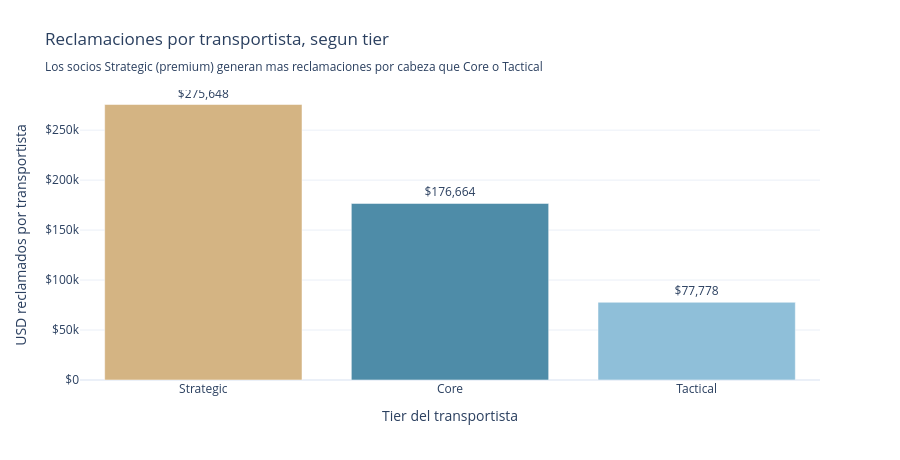

Notebook code for this chart:
### Markdown cell above
La tabla esconde la sorpresa en el total. *Core* reclama más en bruto (USD 2.83M), pero tiene el doble de transportistas que *Strategic*. Al normalizar por transportista, el orden se invierte: son los socios **Strategic** —los premium— quienes más reclamaciones generan por cabeza. La gráfica hace visible esa inversión.

### Code cell
# Barras: reclamacion por transportista, por tier
plot_df = resumen_tier.copy()
plot_df["carrier_tier"] = plot_df["carrier_tier"].astype(str)

# Strategic en arena (rompe la intuicion), resto en azul de la paleta
colores = {"Strategic": "#D4B483", "Core": "#4E8CA8", "Tactical": "#8FBFD9"}
bar_colors = [colores[t] for t in plot_df["carrier_tier"]]

fig = go.Figure()
fig.add_trace(go.Bar(
    x=plot_df["carrier_tier"],
    y=plot_df["reclamado_x_carrier"],
    marker_color=bar_colors,
    text=[f"${v:,.0f}" for v in plot_df["reclamado_x_carrier"]],
    textposition="outside",
))

fig.update_layout(
    template="plotly_white",
    title="Reclamaciones por transportista, segun tier<br><sub>Los socios Strategic (premium) generan mas reclamaciones por cabeza que Core o Tactical</sub>",
    xaxis_title="Tier del transportista",
    yaxis_title="USD reclamados por transportista",
    height=460,
    showlegend=False,
    margin=dict(t=90),
)
fig.update_yaxes(tickprefix="$", separatethousands=True)

fig.show()

### Figure 1 — Plotly figure (JSON) as saved in the notebook; plotly's stock layout.template omitted (floating-point values rounded to 4 significant figures)
{"data": [{"marker": {"color": ["#D4B483", "#4E8CA8", "#8FBFD9"]}, "text": ["$275,648", "$176,664", "$77,778"], "textposition": "outside", "type": "bar", "x": ["Strategic", "Core", "Tactical"], "y": [275600.0, 176700.0, 77780.0]}], "layout": {"height": 460, "margin": {"t": 90}, "showlegend": false, "title": {"text": "Reclamaciones por transportista, segun tier<br><sub>Los socios Strategic (premium) generan mas reclamaciones por cabeza que Core o Tactical</sub>"}, "xaxis": {"title": {"text": "Tier del transportista"}}, "yaxis": {"separatethousands": true, "tickprefix": "$", "title": {"text": "USD reclamados por transportista"}}}}
